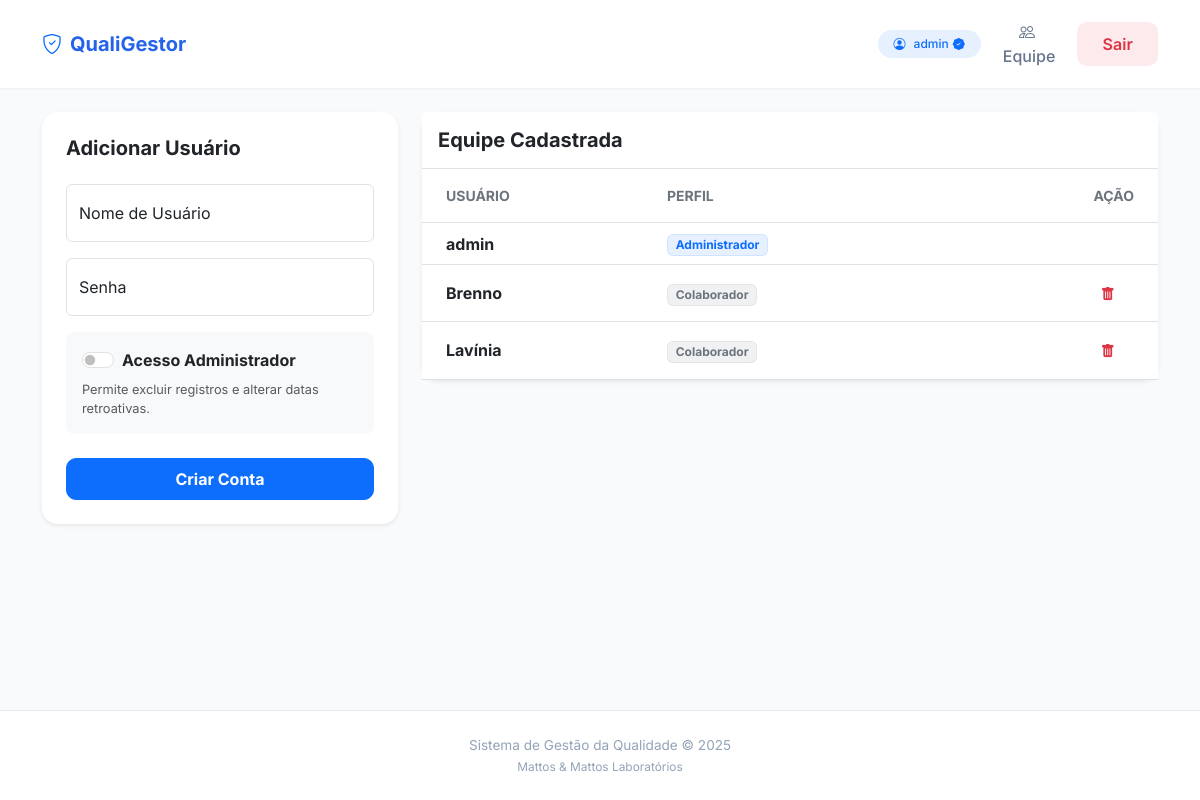
/usuarios (signed in), run on the app's committed database.
### app/models.py (models this page shows, shortened)
class User(UserMixin, db.Model):
    id = db.Column(db.Integer, primary_key=True)
    username = db.Column(db.String(30), unique=True, nullable=False)
    password_hash = db.Column(db.String(128))
    is_admin = db.Column(db.Boolean, default=False) # Novo campo para controle total

### app/routes.py (the view, shortened to what this page needs)
@routes_bp.route("/usuarios", methods=["GET", "POST"])
@login_required
def usuarios():
    if not current_user.is_admin:
        flash("Acesso não autorizado.", "danger")
        return redirect(url_for('routes.index'))
    todos_usuarios = User.query.all()
    return render_template("usuarios.html", usuarios=todos_usuarios, title="Gerenciar Usuários")

### app/__init__.py (called while the page is built)
def create_app():
    app = Flask(__name__)
    app.config['SECRET_KEY'] = 'sua_chave_secreta_aqui'
    app.config['SQLALCHEMY_DATABASE_URI'] = 'sqlite:////app/instance/balancas.db'
    app.config['SQLALCHEMY_TRACK_MODIFICATIONS'] = False
    db.init_app(app)
    login_manager = LoginManager()
    login_manager.login_view = 'routes.login'
    login_manager.login_message = "Faça login para acessar."
    login_manager.init_app(app)
    @login_manager.user_loader
    def load_user(user_id):
        return User.query.get(int(user_id))
    from .routes import routes_bp
    app.register_blueprint(routes_bp)
    with app.app_context():
        db.create_all()
    return app

### app/templates/usuarios.html
{% extends "base.html" %}
{% block content %}
<div class="row g-4">
    <div class="col-lg-4">
        <div class="card shadow-sm border-0 h-100">
            <div class="card-body p-4">
                <h5 class="fw-bold mb-4">Adicionar Usuário</h5>
                <form method="POST">
                    <div class="form-floating mb-3">
                        <input type="text" name="username" class="form-control" id="userInput" placeholder="Usuário" required>
                        <label for="userInput">Nome de Usuário</label>
                    </div>
                    <div class="form-floating mb-3">
                        <input type="password" name="password" class="form-control" id="passInput" placeholder="Senha" required>
                        <label for="passInput">Senha</label>
                    </div>
                    <div class="bg-light p-3 rounded-3 mb-4">
                        <div class="form-check form-switch">
                            <input class="form-check-input" type="checkbox" name="is_admin" id="adminCheck">
                            <label class="form-check-label fw-bold" for="adminCheck">Acesso Administrador</label>
                        </div>
                        <small class="text-muted mt-2 d-block" style="font-size: 0.8rem;">
                            Permite excluir registros e alterar datas retroativas.
                        </small>
                    </div>
                    <button type="submit" class="btn btn-primary w-100 py-2 fw-bold">Criar Conta</button>
                </form>
            </div>
        </div>
    </div>
    <div class="col-lg-8">
        <div class="card shadow-sm border-0">
            <div class="card-header bg-white py-3 border-bottom">
                <h5 class="fw-bold mb-0">Equipe Cadastrada</h5>
            </div>
            <div class="table-responsive">
                <table class="table table-hover align-middle mb-0">
                    <thead class="bg-light">
                        <tr>
                            <th class="ps-4 py-3 text-uppercase small text-secondary">Usuário</th>
                            <th class="py-3 text-uppercase small text-secondary">Perfil</th>
                            <th class="pe-4 py-3 text-uppercase small text-secondary text-end">Ação</th>
                        </tr>
                    </thead>
                    <tbody>
                        {% for u in usuarios %}
                        <tr>
                            <td class="ps-4 fw-bold text-dark">{{ u.username }}</td>
                            <td>
                                {% if u.is_admin %}
                                    <span class="badge bg-primary bg-opacity-10 text-primary border border-primary border-opacity-10">Administrador</span>
                                {% else %}
                                    <span class="badge bg-secondary bg-opacity-10 text-secondary border border-secondary border-opacity-10">Colaborador</span>
                                {% endif %}
                            </td>
                            <td class="pe-4 text-end">
                                {% if u.id != current_user.id %}
                                <form method="POST" action="{{ url_for('routes.excluir_usuario', user_id=u.id) }}" onsubmit="return confirm('Remover acesso de {{ u.username }}?');">
                                    <button type="submit" class="btn btn-sm btn-outline-danger border-0">
                                        <i class="bi bi-trash-fill"></i>
                                    </button>
                                </form>
                                {% endif %}
                            </td>
                        </tr>
                        {% endfor %}
                    </tbody>
                </table>
            </div>
        </div>
    </div>
</div>
{% endblock %}

### app/templates/base.html (shortened to what this page needs)
<!DOCTYPE html>
<html lang="pt-br">
<head>
    <link href="https://cdn.jsdelivr.net/npm/bootstrap@5.3.0/dist/css/bootstrap.min.css" rel="stylesheet">
    <link rel="stylesheet" href="https://cdn.jsdelivr.net/npm/bootstrap-icons@1.10.5/font/bootstrap-icons.css">
</head>
<body>
    <nav class="navbar navbar-expand-lg sticky-top">
        <div class="container">
            <a class="navbar-brand d-flex align-items-center gap-2" href="{{ url_for('routes.index') }}">
                <i class="bi bi-shield-check text-primary"></i>
                <span>QualiGestor</span>
            </a>
            {% if current_user.is_authenticated %}
            <div class="collapse navbar-collapse mt-3 mt-lg-0" id="navbarMobile">
                <ul class="navbar-nav ms-auto align-items-center gap-2">
                    <li class="nav-item">
                        <span class="badge bg-primary bg-opacity-10 text-primary px-3 py-2 rounded-pill fw-medium d-flex align-items-center">
                            <i class="bi bi-person-circle me-2"></i>
                            {{ current_user.username }}
                            {% if current_user.is_admin %} <i class="bi bi-patch-check-fill ms-1" title="Admin"></i> {% endif %}
                        </span>
                    </li>
                    {% if current_user.is_admin %}
                    <li class="nav-item w-100 w-lg-auto">
                        <a href="{{ url_for('routes.usuarios') }}" class="nav-link text-center">
                            <i class="bi bi-people me-1"></i> Equipe
                        </a>
                    </li>
                    {% endif %}
                    <li class="nav-item w-100 w-lg-auto">
                        <a href="{{ url_for('routes.logout') }}" class="btn btn-outline-danger w-100 border-0 bg-danger bg-opacity-10 text-danger">
                            Sair
                        </a>
                    </li>
                </ul>
            </div>
            {% endif %}
        </div>
    </nav>
    <div class="main-content container mt-4">
        {% block content %}{% endblock %}
    </div>
    <footer class="footer text-center">
        <div class="container">
            <p class="mb-0">Sistema de Gestão da Qualidade &copy; {{ now|default(2025) }}</p>
            <small>Mattos & Mattos Laboratórios</small>
        </div>
    </footer>
</body>
</html>

### app/templates/base.html (style rules this page uses)
:root { --primary-color: #2563eb; --bg-body: #f8fafc; --text-main: #1e293b; }
body { font-family: 'Inter', sans-serif; background-color: var(--bg-body); color: var(--text-main); display: flex; flex-direction: column; min-height: 100vh; }
.navbar { background-color: #ffffff; box-shadow: 0 1px 2px 0 rgba(0, 0, 0, 0.05); padding: 0.75rem 0; }
.navbar-brand { font-weight: 700; color: var(--primary-color) !important; font-size: 1.25rem; }
.nav-link { font-weight: 500; color: #64748b !important; padding: 0.5rem 1rem; border-radius: 6px; transition: all 0.2s; }
.main-content { flex: 1; padding-bottom: 2rem; }
.card { border: none; border-radius: 16px; box-shadow: 0 4px 6px -1px rgba(0, 0, 0, 0.05), 0 2px 4px -1px rgba(0, 0, 0, 0.03); background: white; }
.btn { border-radius: 10px; padding: 0.6rem 1.2rem; font-weight: 600; transition: transform 0.1s; }
.footer { background: white; padding: 1.5rem 0; margin-top: auto; border-top: 1px solid #e2e8f0; font-size: 0.85rem; color: #94a3b8; }

### data on the page
User: username "admin", is_admin "Administrador"
User: username "Brenno", is_admin "Colaborador"
User: username "Lavínia", is_admin "Colaborador"

### other printed values
{{ now|default(2025) }} "2025"
